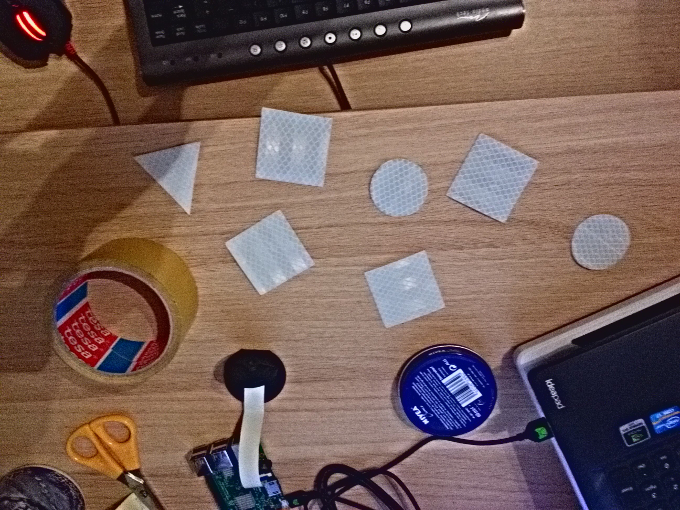
#> input picture inżynierka/figury/figury.jpg, 680 x 510 px, given in place of the camera
$ python figuryzkatem.py   (older library calls are emulated)
#> lines starting #> are read from the running program, lines starting #| are printed output that depends on the picture; after the words box and inside, x2 and y2 are one past the last pixel; in counts of white or black regions, pixels touching at a corner belong together
### inżynierka/figury/pyimagesearch/shapedetector.py
# import the necessary packages
import cv2

class ShapeDetector:
	def __init__(self):
		pass

	def detect(self, c):
		# initialize the shape name and approximate the contour
		shape = "unidentified"
		peri = cv2.arcLength(c, True)
		approx = cv2.approxPolyDP(c, 0.04 * peri, True)

		# if the shape is a triangle, it will have 3 vertices
		if len(approx) == 3:
			shape = "triangle"

		# if the shape has 4 vertices, it is either a square or
		# a rectangle
		elif len(approx) == 4:
			# compute the bounding box of the contour and use the
			# bounding box to compute the aspect ratio
			(x, y, w, h) = cv2.boundingRect(approx)
			ar = w / float(h)

			# a square will have an aspect ratio that is approximately
			# equal to one, otherwise, the shape is a rectangle
			shape = "square" if ar >= 0.95 and ar <= 1.05 else "rectangle"

		# if the shape is a pentagon, it will have 5 vertices
		elif len(approx) == 5:
			shape = "pentagon"

		# otherwise, we assume the shape is a circle
		else:
			shape = "circle"

		# return the name of the shape
		return shape

### inżynierka/figury/figuryzkatem.py
#importujemy potrzebne biblioteki
from __future__ import print_function
from imutils.video.pivideostream import PiVideoStream
from imutils import contours
from skimage import measure
import numpy as np
import imutils
import time
import cv2
from math import acos, pi, sqrt
from pyimagesearch.shapedetector import ShapeDetector

#create video stream, allow camera to warmup
print('[INFORMACJA] pobieranie klatek z modułu ''picamera''...')
vs=PiVideoStream(resolution=(640,480)).start()
time.sleep(2.0)

#loop over frames
while True:
    #grab a frame from stream
    frame=vs.read()
#> frame is the input picture: shape (510, 680, 3); mean B, G, R 85.2, 91.9, 115.8

    #convert image to grayscale and blur it
    gray=cv2.cvtColor(frame, cv2.COLOR_BGR2GRAY)
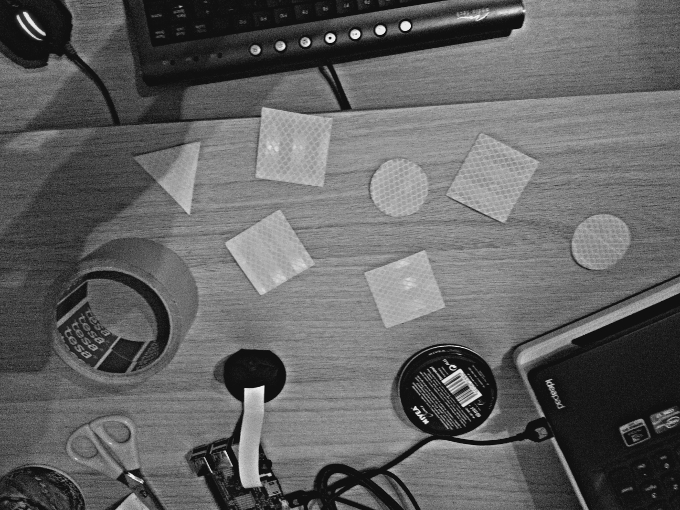
#> gray: shape (510, 680); min 5, max 243, mean 98.3
    blurred=cv2.GaussianBlur(gray, (11,11), 0)
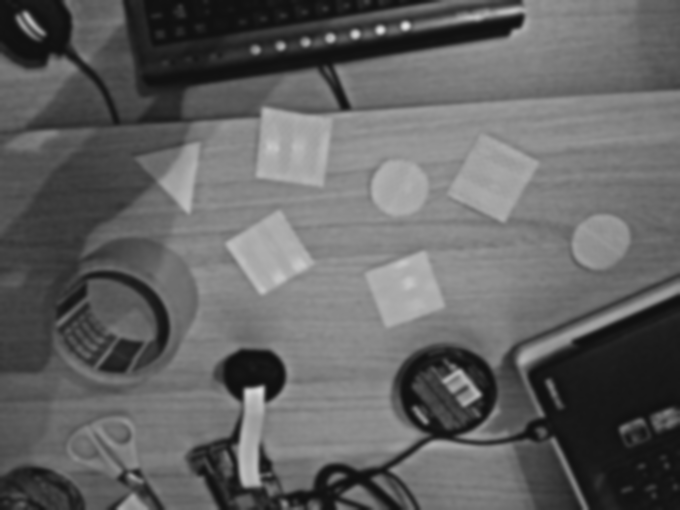
#> blurred: shape (510, 680); min 16, max 227, mean 98.3

    #treshold the image to reveal light regions in image
    thresh=cv2.threshold(blurred, 160, 255, cv2.THRESH_BINARY)[1]
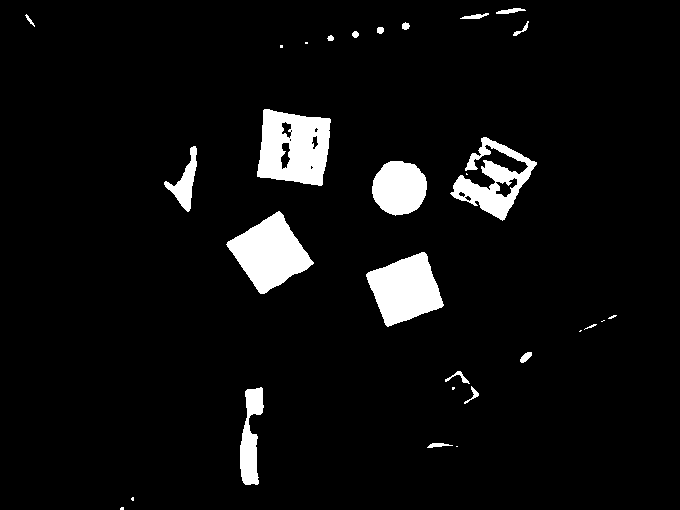
#> thresh: shape (510, 680); 5.7% white; 30 white regions (10 under 20 px), largest, box (x1, y1, x2, y2) and area: (257, 109, 331, 186) 4213, (226, 211, 314, 294) 3907, (366, 252, 444, 327) 3649

    #perform series of erosions and dilatations to remove small noises
    thresh=cv2.erode(thresh, None, iterations=2)
#> thresh: shape (510, 680); 4% white; 22 white regions (11 under 20 px), largest, box (x1, y1, x2, y2) and area: (229, 214, 310, 292) 3246, (259, 111, 328, 183) 3122, (369, 255, 441, 324) 3058
    thresh=cv2.dilate(thresh, None, iterations=4)
#> thresh: shape (510, 680); 7% white; 13 white regions, largest, box (x1, y1, x2, y2) and area: (255, 107, 332, 187) 5064, (225, 210, 314, 296) 4582, (365, 251, 445, 328) 4250

    # perform a connected component analysis on the thresholded
    # image, then initialize a mask to store only the "large"
    # components
    labels = measure.label(thresh, neighbors=8, background=0)
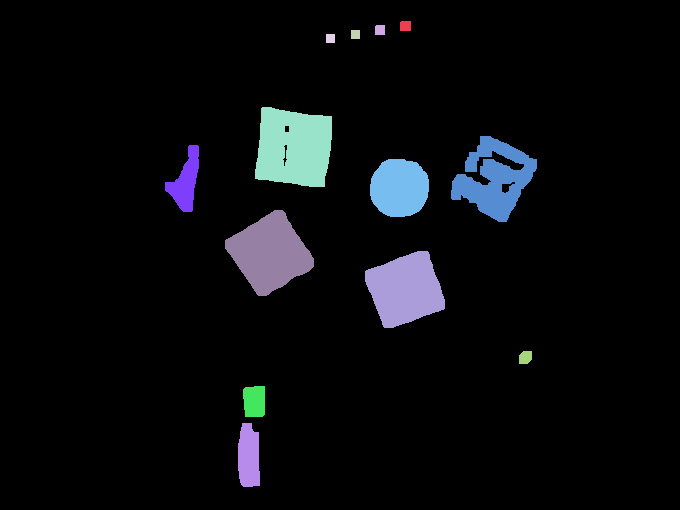
#> labels: shape (510, 680) int64; 14 distinct labels, from 0 to 13; one colour per label, 0 black
    mask = np.zeros(thresh.shape, dtype='uint8')

    #loop over the unique components
    for label in np.unique(labels):
        #if this is the background label,ignore itd
        if label==0:
            continue
        #otherwise, construct the label mask and count number of pixels
        labelMask=np.zeros(thresh.shape, dtype='uint8')
        labelMask[labels==label]=255
        numPixels=cv2.countNonZero(labelMask)

        # if the number of pixels in the component is sufficiently
	# large, then add it to our mask of "large blobs"
        if numPixels>300:
            mask=cv2.add(mask, labelMask)
#> this loop made 14 passes
#> numPixels on passes 2 to 13: 109, 99, 81, 81, 5064, 3902, 1170, 2794, 4582, 4250, 149, 640
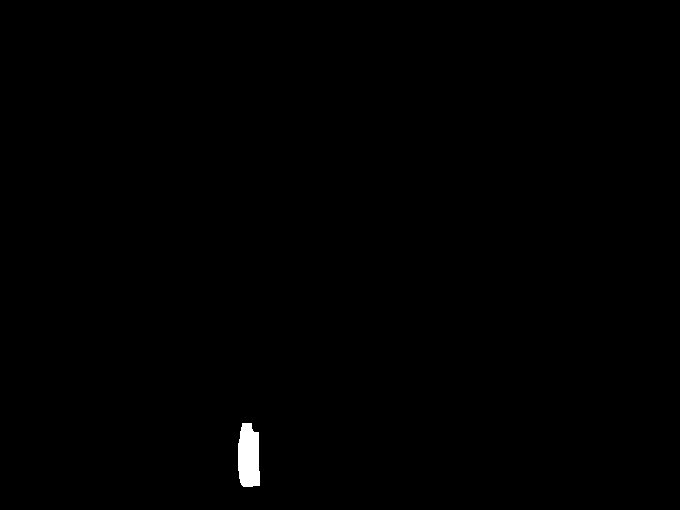
#> labelMask: shape (510, 680); 0.35% white; 1 white region, box (x1, y1, x2, y2) and area: (238, 423, 260, 487) 1215
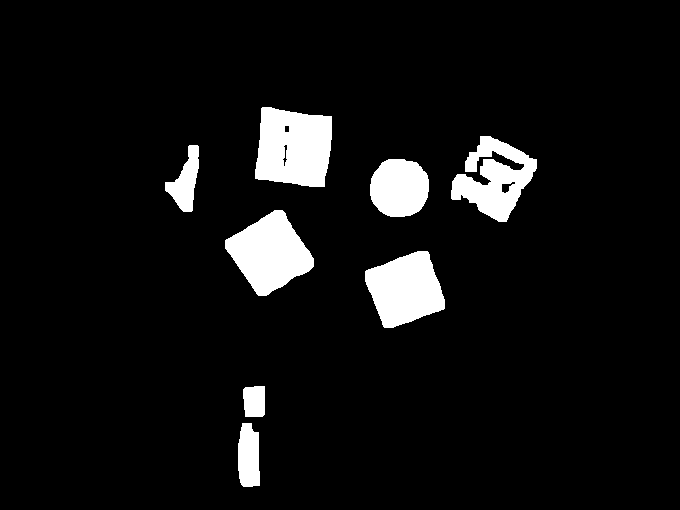
#> mask: shape (510, 680); 6.8% white; 8 white regions

    #define function findContours as cnts
    cnts=cv2.findContours(mask.copy(), cv2.RETR_EXTERNAL,
        cv2.CHAIN_APPROX_SIMPLE)
#> cnts = 8 contours; box (x1, y1, x2, y2) and area: (255, 107, 332, 187) 4980, (225, 210, 314, 296) 4470, (365, 251, 445, 328) 4132, (451, 136, 537, 222) 3748, (370, 159, 429, 217) 2707, (238, 423, 260, 487) 1137, (165, 145, 199, 212) 1090, (243, 386, 265, 417) 592

    cnts=cnts[0] if imutils.is_cv2() else cnts[1]

    #initiate shape detection
    sd=ShapeDetector()

    #initiate lists for gathering coordinates of contours centroids
    list_rectangle=[]
    list_circle=[]

    #loop over the contours
    for (i,c) in enumerate(cnts):
        #break if more than 3 contours appears
        if i >= 3:
            break
        #compute moment of contours and centres
        M=cv2.moments(c)
        cX=int((M['m10']/(M['m00'])))
        cY=int((M['m01']/(M['m00'])))
        shape=sd.detect(c)

        #draw contours
        c=c.astype('float')
        c=c.astype('int')
        cv2.drawContours(frame, [c], -1, (0, 255, 0), 2)
        cv2.circle(frame, (int(cX), int(cY)), int(1), (0,255,0), 2)

        #create lists containing centres coordinates
        if shape=="rectangle":
            list_rectangle.append(cX)
            list_rectangle.append(cY)

        elif shape=="circle":
            list_circle.append(cX)
            list_circle.append(cY)

        #give names of points coordinates and conect them
        if len(list_circle)==4 and len(list_rectangle)==2:
            c1_px=list_circle[0]
            c1_py=list_circle[1]
            c2_px=list_circle[2]
            c2_py=list_circle[3]
            rec_px=list_rectangle[0]
            rec_py=list_rectangle[1]

            #draw lines connecting centres of contours
            cv2.line(frame,(int(rec_px),int(rec_py)),
                     (int(c1_px),int(c1_py)), (0,0,255), 1, 8, 0)

            cv2.line(frame,(int(rec_px),int(rec_py)),
                     (int(c2_px),int(c2_py)), (0,0,255), 1, 8, 0)

            #count length and angle between arms(lines)
            d12 = sqrt((rec_px-c1_px)**2+(rec_py-c1_py)**2)
            d23 = sqrt((rec_px-c2_px)**2+(rec_py-c2_py)**2)
            d13 = sqrt((c2_px-c1_px)**2+(c2_py-c1_py)**2)
            rad= acos(((d12**2) + (d23**2) - (d13**2))/(2*d12*d23))*(180/pi)

            #round value of given rad up to second decimal digit
            #then show value on the upper left corner of the output image
            rad=round(rad,2)
            cv2.putText(frame, "Kat: "+str(rad), (10,20), cv2.FONT_HERSHEY_PLAIN, 0.8, (0, 0, 255), 1)
            pass
#> this loop made 4 passes
#> (cX, cY, shape, peri in detect, approx in detect, x in detect, y in detect, w in detect) on passes 1 to 3: (248, 456, 'rectangle', 159.8, [[242, 423], [240, 482], [259, 485], [258, 432]], 240, 423, 20), (253, 400, 'rectangle', 97.9, [[264, 386], [243, 389], [245, 416], [264, 414]], 243, 386, 22), (404, 288, 'square', 266.1, [[427, 251], [365, 271], [384, 327], [444, 308]], 365, 251, 80)
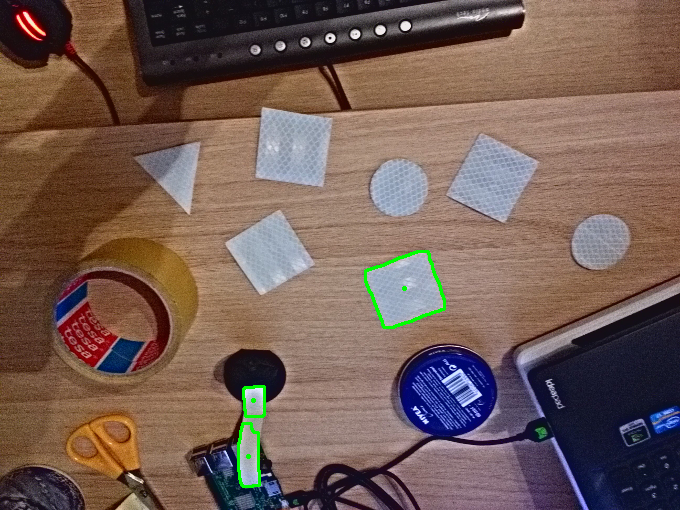
#> frame: shape (510, 680, 3); 0.49% of pixels changed, all inside (x1, y1, x2, y2) = (237, 250, 446, 488)
#> after the loop, list_circle = []; list_rectangle = [248, 456, 253, 400]

    #show analised image
    cv2.imshow('Image', frame)

    #close the program after pressing "q" button
    key=cv2.waitKey(1)&0xFF
#> (key q is pressed here)
    if key==ord('q'):
        break

#release the video retrieving function and close all windows
cv2.destroyAllWindows()
vs.stop()
